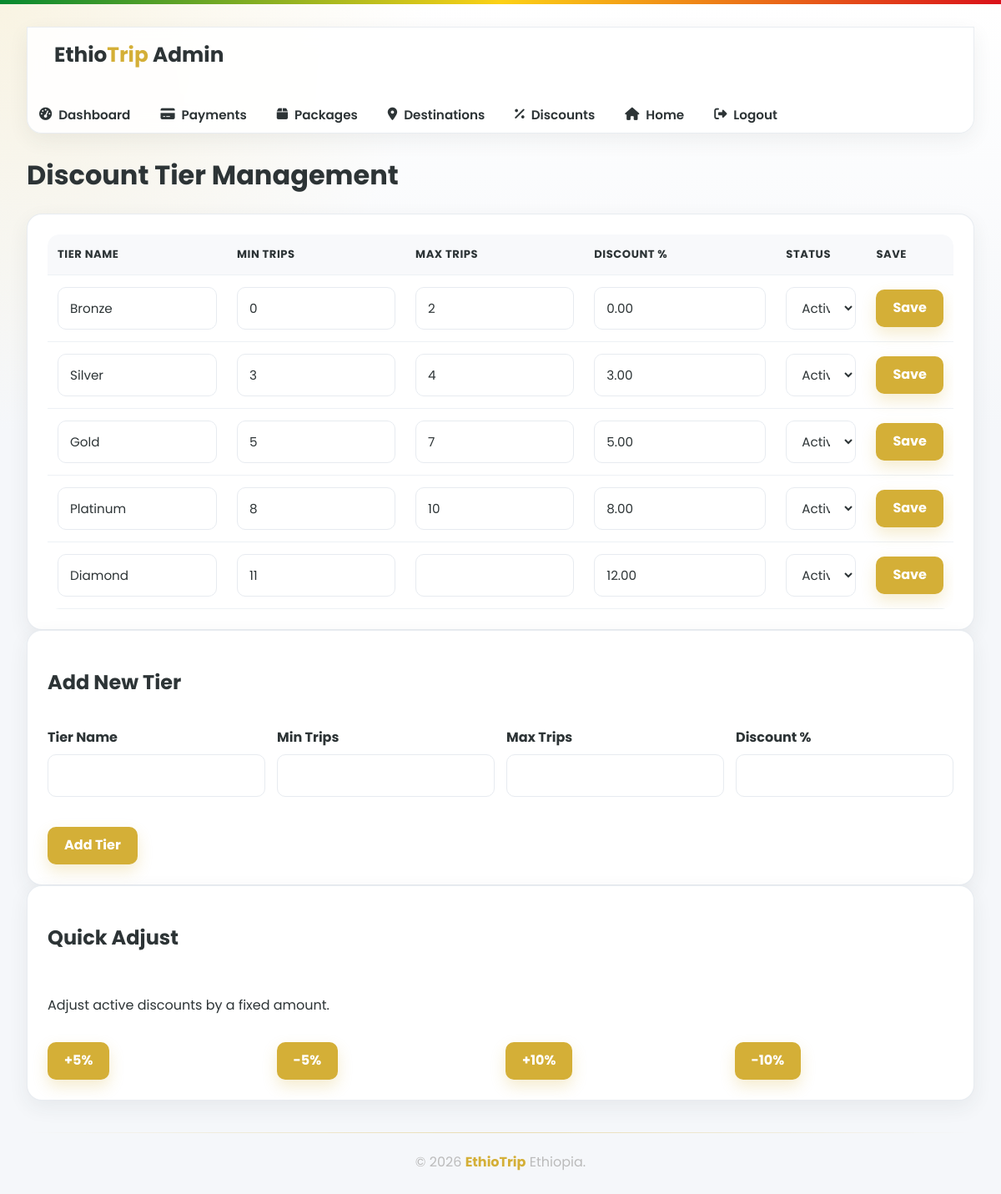
The page /ethiotrip1/ethiotrip/public/admin/discounts (signed in) on the database its author committed.
### tables this page shows
CREATE TABLE discount_tiers (
    id INT PRIMARY KEY AUTO_INCREMENT,
    min_trips INT NOT NULL,
    max_trips INT NULL,
    discount_percent DECIMAL(5,2) NOT NULL,
    tier_name VARCHAR(50) NOT NULL,
    is_active BOOLEAN DEFAULT TRUE,
    created_at TIMESTAMP DEFAULT CURRENT_TIMESTAMP,
    updated_at TIMESTAMP DEFAULT CURRENT_TIMESTAMP ON UPDATE CURRENT_TIMESTAMP
);

### backend/bootstrap.php (called while the page is built, shortened)
<?php
spl_autoload_register(function ($class) {
    $prefix = 'Backend\\';
    $base_dir = __DIR__ . '/';
    $len = strlen($prefix);
    $relative_class = substr($class, $len);
    $file = $base_dir . str_replace('\\', '/', $relative_class) . '.php';
});
?>

### backend/Config/config.php (called while the page is built)
<?php
return [
    'app_name' => 'EthioTrip',
    'base_path' => '/ethiotrip1/ethiotrip/public',
    'app_url' => 'http://localhost/ethiotrip1/ethiotrip/public',
    'debug' => false,
    'timezone' => 'Africa/Addis_Ababa',
];
?>

### backend/Core/Database.php (called while the page is built, shortened)
<?php
class Database {
    private static $instance = null;
    private $connection;
    private function __construct() {
        $config = require __DIR__ . '/../Config/database.php';
        $this->connection = new \mysqli(
            $config['host'],
            $config['username'],
            $config['password'],
            $config['database']
        );
        $this->connection->set_charset($config['charset']);
    }
    public static function getInstance() {
        if (self::$instance === null) {
            self::$instance = new Database();
        }
        return self::$instance;
    }
    public function getConnection() {
        return $this->connection;
    }
}
?>

### backend/Config/database.php (called while the page is built)
<?php
return [
    'host' => 'localhost',
    'database' => 'ethiotrip_db',
    'username' => 'root',
    'password' => '',
    'charset' => 'utf8mb4',
];
?>

### backend/Core/Model.php (called while the page is built, shortened)
<?php
class Model {
    public function __construct() {
        $this->db = Database::getInstance()->getConnection();
    }
}
?>

### backend/Models/Booking.php (called while the page is built, shortened)
<?php
class Booking extends Model {
    public function __construct() {
        $this->ensureAdminApprovalColumns();
    }
    private function ensureAdminApprovalColumns(): void {
        $result = $this->db->query("SHOW COLUMNS FROM bookings LIKE 'admin_approval_status'");
        $result = $this->db->query("SHOW COLUMNS FROM bookings LIKE 'admin_notes'");
        $result = $this->db->query("SHOW COLUMNS FROM bookings LIKE 'approved_by'");
        $result = $this->db->query("SHOW COLUMNS FROM bookings LIKE 'approved_at'");
    }
}

### backend/Controllers/AdminController.php (called while the page is built, shortened)
<?php
class AdminController extends Controller
{
    private DiscountTier $tierModel;
    public function __construct()
    {
        $this->tierModel = new DiscountTier();
        $this->bookingModel = new Booking();
    }
    public function discountsAction(): void
    {
        $message = '';
        $tiers = $this->tierModel->findAll();
        $this->render('admin.discounts', [
            'message' => $message,
            'tiers' => $tiers,
        ]);
    }
}

### public/index.php (called while the page is built, shortened)
<?php
require_once __DIR__ . '/../backend/bootstrap.php';
$requestUri = $_SERVER['REQUEST_URI'];
$config = require __DIR__ . '/../backend/Config/config.php';
$basePath = rtrim($config['base_path'] ?? '', '/');
$route = preg_replace('#^' . preg_quote($basePath, '#') . '#i', '', $requestUri, 1);
$route = strtok($route, '?');
$router = new Router();
$routes = require __DIR__ . '/../routes/web.php';
foreach ($routes as $method => $routeList) {
    foreach ($routeList as $path => $handler) {
        $router->add($method, $path, $handler);
    }
}
$router->dispatch($_SERVER['REQUEST_METHOD'], $route);
?>

### backend/Services/Env.php (called while the page is built, shortened)
<?php
class Env
{
    public static function get(string $key, ?string $default = null): ?string
    {
        $value = $_ENV[$key] ?? getenv($key);
        return (string) $value;
    }
}

### backend/Models/DiscountTier.php (called while the page is built, shortened)
<?php
class DiscountTier extends Model {
    public function findAll() {
        return $this->db->query("SELECT * FROM discount_tiers ORDER BY min_trips ASC");
    }
}
?>

### backend/Views/admin/discounts.php (the view, shortened to what this page needs)
<!DOCTYPE html>
<html lang="en">
<head>
    <link rel="stylesheet" href="https://cdnjs.cloudflare.com/ajax/libs/font-awesome/6.4.0/css/all.min.css">
    <?php require __DIR__ . '/../partials/admin_head.php'; ?>
</head>
<body>
    <div class="page">
        <?php require __DIR__ . '/../partials/admin_navbar.php'; ?>
        <div class="header">
            <h1>Discount Tier Management</h1>
        </div>
        <div class="card">
            <div class="table-wrap admin-table-wrap">
            <table>
                <thead>
                    <tr>
                        <th>Tier Name</th>
                        <th>Min Trips</th>
                        <th>Max Trips</th>
                        <th>Discount %</th>
                        <th>Status</th>
                        <th>Save</th>
                    </tr>
                </thead>
                <tbody>
                    <?php if ($tiers instanceof \mysqli_result): ?>
                    <?php while ($tier = $tiers->fetch_assoc()): ?>
                        <tr>
                            <form method="POST">
                                <td><input type="text" name="tier_name" value="<?php echo htmlspecialchars($tier['tier_name']); ?>" required></td>
                                <td><input type="number" name="min_trips" value="<?php echo htmlspecialchars($tier['min_trips']); ?>" required></td>
                                <td><input type="number" name="max_trips" value="<?php echo htmlspecialchars($tier['max_trips'] ?? ''); ?>"></td>
                                <td><input type="number" step="0.5" name="discount_percent" value="<?php echo htmlspecialchars($tier['discount_percent']); ?>" required></td>
                                <td>
                                    <select name="is_active">
                                        <option value="1" <?php echo $tier['is_active'] ? 'selected' : ''; ?>>Active</option>
                                    </select>
                                </td>
                                <td>
                                    <button type="submit" name="update_tier" class="button">Save</button>
                                </td>
                            </form>
                        </tr>
                    <?php endwhile; ?>
                    <?php endif; ?>
                </tbody>
            </table>
            </div>
        </div>
        <div class="card">
            <h2>Add New Tier</h2>
            <form method="POST">
                <div class="grid-cols">
                    <div class="form-group"><label>Tier Name</label><input type="text" name="tier_name" required></div>
                    <div class="form-group"><label>Min Trips</label><input type="number" name="min_trips" required></div>
                    <div class="form-group"><label>Max Trips</label><input type="number" name="max_trips"></div>
                    <div class="form-group"><label>Discount %</label><input type="number" step="0.5" name="discount_percent" required></div>
                </div>
                <button class="button mt-18" type="submit" name="add_tier">Add Tier</button>
            </form>
        </div>
        <div class="card">
            <h2>Quick Adjust</h2>
            <p>Adjust active discounts by a fixed amount.</p>
            <div class="grid-cols-sm">
                <form method="POST"><?php echo $this->csrfField(); ?><input type="hidden" name="adjustment" value="5"><button class="button" type="submit">+5%</button></form>
                <form method="POST"><?php echo $this->csrfField(); ?><input type="hidden" name="adjustment" value="-5"><button class="button" type="submit">-5%</button></form>
                <form method="POST"><?php echo $this->csrfField(); ?><input type="hidden" name="adjustment" value="10"><button class="button" type="submit">+10%</button></form>
                <form method="POST"><?php echo $this->csrfField(); ?><input type="hidden" name="adjustment" value="-10"><button class="button" type="submit">-10%</button></form>
            </div>
        </div>
        <footer class="footer">
            <div class="footer-inner">© <?php echo date('Y'); ?> <a href="/ethiotrip1/ethiotrip/public/">EthioTrip</a> Ethiopia.</div>
        </footer>
    </div>
</body>
</html>

### backend/Core/Router.php (shortened to what this page needs)
<?php
class Router {
    private $routes = [];
    public function add($method, $path, $handler) {
        $this->routes[] = [
            'method' => $method,
            'path' => $path,
            'handler' => $handler
        ];
    }
    public function dispatch($method, $uri) {
        $uri = strtok($uri, '?');
        foreach ($this->routes as $route) {
            if ($route['method'] === $method && $route['path'] === $uri) {
                if (is_string($route['handler'])) {
                    $parts = explode('@', $route['handler']);
                    if (count($parts) === 2) {
                        $controllerName = 'Backend\\Controllers\\' . $parts[0];
                        $methodName = $parts[1];
                        if (class_exists($controllerName)) {
                            $controller = new $controllerName();
                            if (method_exists($controller, $methodName)) {
                                call_user_func([$controller, $methodName]);
                                return;
                            }
                        }
                    }
                }
            }
        }
    }
}
?>

### public/css/backend.css (style rules this page uses)
:root { --bg: #f5f7fa; --surface: #ffffff; --surface-soft: #f8f9fb; --ink: #2d3436; --muted: #636e72; --gold: #d4af37; --gold-dark: #b98f16; --line: #e7ebf0; --success-bg: #eaf8ef; --success: #176b38; --danger-bg: #fdecec; --danger: #a82721; --warning-bg: #fff5dc; --warning: #765100; --shadow: 0 18px 45px rgba(45, 52, 54, 0.1); --shadow-soft: 0 8px 24px rgba(45, 52, 54, 0.07); --radius: 18px; }
* { box-sizing: border-box; }
body { margin: 0; min-height: 100vh; font-family: 'Poppins', sans-serif; color: var(--ink); background: radial-gradient(circle at top left, rgba(212, 175, 55, 0.14), transparent 32rem), linear-gradient(180deg, #ffffff 0%, var(--bg) 36%); }
body::before { content: ""; position: fixed; inset: 0 0 auto 0; height: 5px; background: linear-gradient(90deg, #078930, #fcd116, #da121a); z-index: 10; }
a { color: inherit; }
.page { width: min(1200px, calc(100% - 32px)); margin: 0 auto; padding: 32px 0 0; min-height: 100vh; display: flex; flex-direction: column; }
.navbar, .header { display: flex; align-items: center; justify-content: space-between; gap: 18px; flex-wrap: wrap; }
.header { margin: 0 0 22px; }
.header h1, .hero h1, .card h1 { margin: 0; letter-spacing: 0; }
.button, .btn, .link-button, .actions a, .actions button, .nav a { display: inline-flex; justify-content: center; align-items: center; gap: 8px; min-height: 42px; padding: 11px 17px; border-radius: 10px; border: none; cursor: pointer; text-decoration: none; font-weight: 700; font-family: inherit; transition: transform 0.18s ease, background 0.18s ease, border-color 0.18s ease, box-shadow 0.18s ease; }
.button, .btn, .link-button, .actions a, .actions button { color: #fff; background: var(--gold); box-shadow: 0 8px 18px rgba(212, 175, 55, 0.24); }
.card { display: flex; flex-direction: column; align-items: stretch; gap: 16px; background: var(--surface); border: 1px solid rgba(231, 235, 240, 0.92); border-radius: var(--radius); padding: 24px; box-shadow: var(--shadow-soft); }
table { width: 100%; border-collapse: collapse; overflow: hidden; border-radius: 14px; }
th, td { padding: 14px 12px; border-bottom: 1px solid #edf1f5; text-align: left; vertical-align: middle; }
th { background: var(--surface-soft); color: var(--ink); font-size: 0.82rem; text-transform: uppercase; letter-spacing: 0.04em; }
input, select, textarea { width: 100%; padding: 13px 14px; border: 1px solid var(--line); border-radius: 10px; font-size: 0.95rem; font-family: inherit; background: #fff; color: var(--ink); outline: none; transition: border-color 0.18s ease, box-shadow 0.18s ease; }
.form-group { margin-bottom: 18px; }
label { display: block; margin-bottom: 8px; font-weight: 700; color: var(--ink); }
.grid-cols { display: grid; grid-template-columns: repeat(auto-fit, minmax(220px, 1fr)); gap: 14px; }
.grid-cols-sm { display: grid; grid-template-columns: repeat(auto-fit, minmax(180px, 1fr)); gap: 12px; }
.mt-18 { margin-top: 18px; }
.footer { margin-top: auto; padding: 38px 0 26px; color: #bbb; }
.footer-inner, .footer { text-align: center; }
.footer::before { content: ""; display: block; width: 100%; height: 1px; background: linear-gradient(90deg, transparent, rgba(212, 175, 55, 0.38), transparent); margin-bottom: 22px; }
.footer a { color: var(--gold); text-decoration: none; font-weight: 700; }

### public/css/responsive.css (style rules this page uses)
:root { --touch-min: 44px; --page-pad: clamp(16px, 4vw, 32px); --nav-height: 64px; }
html { -webkit-text-size-adjust: 100%; scroll-padding-top: calc(var(--nav-height) + 12px); }
.btn, .button, .btn-select, .btn-pkg, .btn-book, .btn-read, .btn-dashboard, .button-save, .button-cancel, .btn-add, .btn-edit, .btn-delete, .btn-view, .btn-approve, .btn-reject, .btn-primary, .link-button, .tab-btn, .modal-btn, .quick-btn, .help-nav-btn { min-height: var(--touch-min); padding: 12px 20px; font-size: clamp(0.85rem, 2.5vw, 1rem); line-height: 1.3; touch-action: manipulation; }
.table-wrap, .recent-table, .admin-table-wrap { width: 100%; overflow-x: auto; -webkit-overflow-scrolling: touch; border-radius: 14px; }
.table-wrap table, .recent-table table { min-width: 560px; }
.header { flex-wrap: wrap; gap: 16px; }
.page { width: min(1200px, 100%) !important; padding-left: var(--page-pad) !important; padding-right: var(--page-pad) !important; }
body { overflow-x: hidden; }

### rows shown on the page
discount_tiers: tier_name "Bronze", min_trips "0", max_trips "2", discount_percent "0.00", is_active "Active"
discount_tiers: tier_name "Silver", min_trips "3", max_trips "4", discount_percent "3.00", is_active "Active"
discount_tiers: tier_name "Gold", min_trips "5", max_trips "7", discount_percent "5.00", is_active "Active"
discount_tiers: tier_name "Platinum", min_trips "8", max_trips "10", discount_percent "8.00", is_active "Active"
discount_tiers: tier_name "Diamond", min_trips "11", discount_percent "12.00", is_active "Active"
